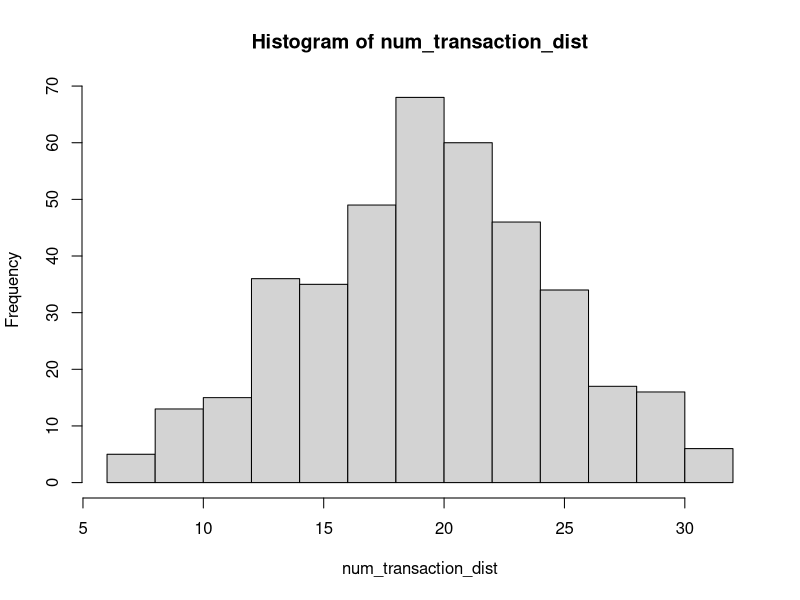
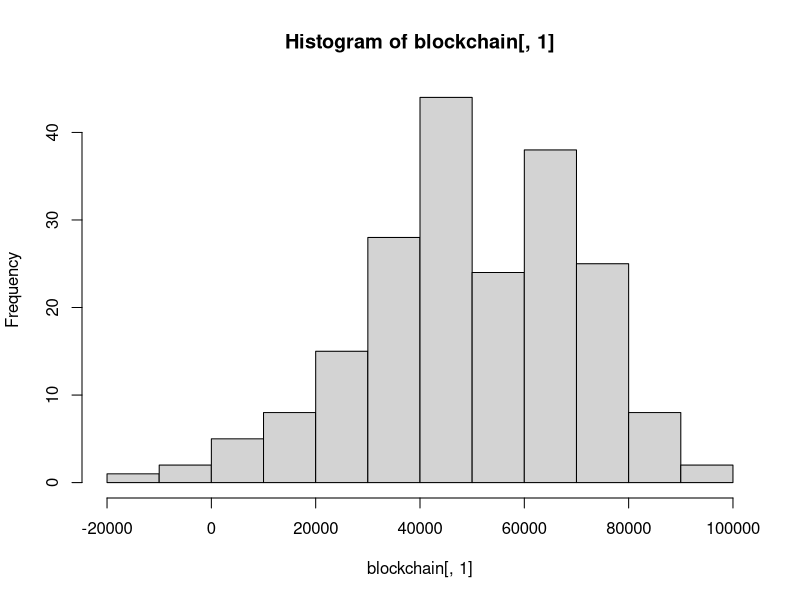

Recreate these plots in R, in order. (Note: a time limit stopped this script after it produced the figures.)
# Monero dynamic blocksize simulator script
# 2017 Gingeropolous

# install.packages("ggplot2")
# install.packages("reshape")

#Only this one is necessary. Tried the above to to try and get some graphs but lost patience. 
# install.packages("digest")

library(digest)
#library(adagio)
# require(ggplot2)
# require(reshape)

setwd("/home/user/Desktop/r-blockchain-sim/")
# sink('blocksim_output.txt')


# PARAMETERS TO MODIFY
tx_mean <- 20 # mean number of transactions to add to txpool during each block
tx_sd <- 5 # standard deviation for that 
# Our Transaction Number Distribution. Just run these lines to see the distribution
num_transaction_dist <- floor(rnorm(400, mean=tx_mean, sd=tx_sd))
hist(num_transaction_dist)

num_blocks <- 720 # Number of blocks to run simulation. 720 = 1 day
default_mult <- 4 # The default fee multiplier
spike_factor <- 3 # The multiplier of simulated transaction spikes that defy the normal distribution
wallet_auto_fee <- FALSE # When I figure out how to code the auto fee I'll play with it

gen_coins <- 14092278e12 # Total generated coins grabbed from moneroblocks.info circa 3/12/2017
plus_one <- FALSE # This triggers the experimental +1 policy, where there is no fee

# Formulas and parameters that can be modified 

ref_base <- 10e12
CRYPTONOTE_BLOCK_GRANTED_FULL_REWARD_ZONE_V2 <- 60000 # new on is 300000, old one is 60000
fee_factor <- 0.004e12

# Write the new start of the blockchain text file
cat(c(date(),"New blockchain run","Number of blocks",num_blocks,"default multiplier",default_mult,"spike factor",spike_factor,"tx_mean",tx_mean,"tx_sd",tx_sd) , file = "live_blockchain.txt", sep = "\n", fill = FALSE, labels = NULL, append = FALSE)


#Formula sources

#From: https://en.wikipedia.org/wiki/Monero_(cryptocurrency)#Features
# max(0.6, floor((tot_coins − gen_coins)*2e−19)*10e−12)
# max(0.6, floor((M − A)×2−19)×10−12) XMR, with M = 264 − 1 and A = 1012 times the amount of XMR already emitted).


#From: http://monero.stackexchange.com/questions/2531/how-does-the-dynamic-fee-calculation-work
#fee = (R/R0) * (M0/M) * F0
#R: base reward
#R0: reference base reward (10 monero)
#M: block size limit
#M0: minimum block size limit (60000)
#F0: 0.002 monero

#From: https://github.com/monero-project/monero/pull/1276/files#diff-1279d7b0ddc432573cd2bd8c6e632c1fR2718
# uint64_t unscaled_fee_per_kb = (DYNAMIC_FEE_PER_KB_BASE_FEE * CRYPTONOTE_BLOCK_GRANTED_FULL_REWARD_ZONE_V2 / median_block_size);

# These shouldn't be modified
size_block_template <- 0 # Don't modify
tot_coins <- 0xffffffffffffffff # Grabbed from moneromooos thing. Hooray R can read this nonsense

# Create a tx_pool, where each transaction is merely identified by the fee multiplier associated with it
# Transactions will be added to the pool by appending to it, so the higher index of the transaction, the newer the transaction
# tx_pool <- c() # should declare empty? screw it, we're not concerned with memory performance
#I think this should be a matrix

tx_pool <- matrix(NA,ncol = 5)

# Tx pool format:
# Col 1: block entered
# Col 2: fee
# Col 3: hash
# Col 4: tx_size, currently fixed, but will at some point be variable
# Col 5: fee multiplier

# Create a blockchain, and boostrap it with a median as pulled from the existing blockchain
blockchain <- matrix(NA,nrow=200, ncol = 10)
blockchain[,1] <- (rnorm(200, mean=51983.5, sd=20000))
hist(blockchain[,1])

# Block header format
# Col 1: block size
# Col 2: Number of transactions
# Col 3: unmodified base reward
# Col 4: Penalty
# Col 5: Total fees
# Col 6: Final block reward
# Col 7: Remaining transaction in txpool
# Col 8: Number transaction entered into pool in this block
# Col 9: Max age of transaction that was added to this block
# Col 10: Median past 100

bcnames <- c("Block Size","Transactions in block","Base Reward","Block Penalty","Fees in Block","Total Block Reward with Fees","Remaining of txs in txpool","Num transactions entered into txpool","Oldest.tx","Median100")

tmpltnames <- c("Blocktime added to txpool","Fee","Hash","Size","Multiplier")


# This is the beginning of the simulated blockchain. It will run num_blocks many times.
for (i in 1:num_blocks) {
  print("Beginning of block loop")
  print(i)
  #Take care of base reward!
  base_reward <-( tot_coins - gen_coins ) * 2^-19 
  if (base_reward < 600000000000) { base_reward <- 600000000000 }
  
  # Lets generate some fake numbers!
  
  # Number of transactions being created by users and added to the txpool in this block
  num_tx <- rnorm(1, mean=tx_mean, sd=tx_sd) # Genernate the number of transactions that are getting into the mempool during this block
  if (num_tx < 0 ) {num_tx <- 0} # If the numberis below 0, then force to 0. Skews the distribution to 0,
  if (i ==1 ) {num_tx <- 10} # Prevents dimension problem if first transaction pool is 0
  
  # A random function to create large influxes of transactions that defy the normal distribution, spike
  
  spike <- runif(1) # Probability of pool dump randomizer, or just large transaction entrance
  if (spike > 0.95 ) {num_tx <- num_tx*spike_factor}
  
  num_tx=floor(num_tx*(1+sin(i/180)))
  
  #pprint("Number of transactions")
  #print(num_tx)
  
  # What is the current size of the transaction pool
  tx_pool_num <- nrow(tx_pool)

  # What is the current median of the last 100 blocks
  size_of_blockchain <- nrow(blockchain)
  last_100 <- c(blockchain[(size_of_blockchain-99):size_of_blockchain],1)
  med_100 <- as.numeric(median(last_100))
  cat(c("Original med_100 calc:",med_100) , file = "live_blockchain.txt", sep = "\n", fill = TRUE, labels = NULL, append = TRUE)
  if (med_100 < CRYPTONOTE_BLOCK_GRANTED_FULL_REWARD_ZONE_V2) {med_100 <- CRYPTONOTE_BLOCK_GRANTED_FULL_REWARD_ZONE_V2}

  #Lets try the per kb fee
  #The one below, as documented on the SE and on bitcointalk, doesn't seem to actually be implemented in the code
  #fee <- (base_reward/ref_base)*(min_block/block_size_limit)*fee_factor  
  #This one seems to be implemented
  # unscaled_fee_per_kb = (DYNAMIC_FEE_PER_KB_BASE_FEE * CRYPTONOTE_BLOCK_GRANTED_FULL_REWARD_ZONE_V2 / median_block_size);
 
  # From jollymorts work: https://github.com/JollyMort/monero-research/blob/master/Monero%20Dynamic%20Block%20Size%20and%20Dynamic%20Minimum%20Fee/Monero%20Dynamic%20Block%20Size%20and%20Dynamic%20Minimum%20Fee%20-%20DRAFT.md
  
  # F_mc = (R / R_0) * (M_0 / M) * F_0
  #where R_0 = 10 monero is the reference base reward, and F_0 = 0.002 monero / kB.
  # where R is the base block reward, B the block size and M the median block size of the last 100 blocks. The penalty doesn't come in effect unless B > M_0, where M_0 = 60000 bytes is the minimum penalty-free block size. Maximum allowed block size is 2 * M, at which the full base block reward is witheld.
  R <- base_reward
  R_0 <- ref_base
  M <- med_100
  M_0 <- CRYPTONOTE_BLOCK_GRANTED_FULL_REWARD_ZONE_V2
  F_0 <- fee_factor
  
  BASE_FEE_PER_KB <- fee_factor
  MIN_BLOCK_SIZE_MEDIAN <- CRYPTONOTE_BLOCK_GRANTED_FULL_REWARD_ZONE_V2
  median_size <- med_100
  subsidy <- base_reward
  REFERENCE_SUBSIDY <- ref_base
  
  #Moneromoooos
  #perkb_fee <- BASE_FEE_PER_KB * MIN_BLOCK_SIZE_MEDIAN / median_size * subsidy / REFERENCE_SUBSIDY
  
  #Jollymorts
  perkb_fee = (R / R_0) * (M_0 / M) * F_0
  
  # perkb_fee <- fee_factor*CRYPTONOTE_BLOCK_GRANTED_FULL_REWARD_ZONE_V2/med_100
  mult <- default_mult
  # Lets try simulating transactions being created during this block    

    for (p in 1:num_tx) {  
    
    # These are some really quanticed transactions!
    tx_size_random <- runif(1) 
    if(tx_size_random <= 0.5) {tx_base <- 12.65
    } else if (tx_size_random > 0.5 && tx_size_random <= 0.75) {tx_base <- 49.89
    } else if (tx_size_random > 0.75 && tx_size_random <= 0.85) {tx_base <- 23.57
    } else if (tx_size_random > 0.85 && tx_size_random <= 0.90) {tx_base <- 17.06
    } else if (tx_size_random > 0.90 && tx_size_random <= 0.98) {tx_base <- 37.58
    } else if (tx_size_random > 0.98 && tx_size_random <= 1.00) {tx_base <- 62.58
    } else {tx_base <- 12.66}
    
    tx_size <- rnorm(1, mean=(tx_base*1024), sd=1024) 
    #hist(rnorm(500, (tx_base*1024), sd=256))
    
    
    if (wallet_auto_fee == TRUE) {
      # skip for now. Need to add back in if tx_pool_size > med_100
    } else {
      transaction <- c(i,mult*perkb_fee*(tx_size/1024),digest(runif(1),algo="md5"),tx_size,mult) # Add the transaction to the mempool, 
      # Where the transaction is identified by the block # its added in, the fee multiplier, a random hash, and the transaction size
      tx_pool <- rbind(tx_pool,transaction) 
    }
  }
  
  # OK, lets try to make a block and add it to the chain and delete the transactions from the transaction pool
  # This is gonna be a bitch
  
  tx_pool_copy <- tx_pool # Lets not mess with the main transaction pool. This is useless. Dunno why I copied.
  block_template <- matrix(NA, ncol = 5)
  # initiate the block template, creating a random hash, and the size comes from 0.0928*1024
  block_template[1,] <- c(i,0,digest(runif(1),algo="md5"),95.0272,0) 
  #print("Before blockfill loop")
  #print(block_template)
  
  countloop <- 0 # Was for debugging how many times the blockfill loop ran
  
  if (nrow(tx_pool_copy) == 0) {print("Tx pool empty") # Empty transactions pools cause the sim to break
    } else {
  
  # blockfill can be found here
  #  https://github.com/monero-project/monero/blob/c642d3224c65c993ded9423358c818b83b7d74b9/src/cryptonote_core/tx_pool.cpp#L609  
  # On review, that algo seems to prioritize by fee and then by age of transaction. 
    
  repeat { # This is the beginning of the block template loop
    countloop <- countloop + 1 # This was for debugging. Shows how many times it takes to fill a block
    size_block_template <- sum(as.numeric(block_template[,4]))
    cat(c("Countloop: ",countloop," Original size_block_template:",size_block_template) , file = "live_blockchain.txt", sep = "\n", fill = TRUE, labels = NULL, append = TRUE)
  # First, we'll see if there are any high fee transactions in the mempool
    
    if (nrow(tx_pool_copy) == 0) { # Introduced because buggy if txpool gets emptied by blockfilling process 
      print("Tx pool empty and detected in blockfill loop")
      break 
      } else {


    # P_current = R * ((B / M) - 1) ^ 2
    
    # Column 6: shows the difference between the current median and the new potential blocksize with the transaction added
    tx_pool_comp <- cbind(tx_pool_copy,c(M-size_block_template))
    # Column 7: This line will calculate P_current if the transaction is added to the block
    # R * ( (B / M) - 1) ^ 2
    tx_pool_comp <- cbind(tx_pool_comp,c(R * ( ( (as.numeric(tx_pool_comp[,4]) + size_block_template) / med_100) -1 ) ^ 2 ))
    # Column 8: This line will calculate the total blockreward if the transaction is added to the block template
    tx_pool_comp <- cbind(tx_pool_comp,c(as.numeric(tx_pool_comp[,2])+base_reward-as.numeric(tx_pool_comp[,7])))
    
    tx_pool_comp <- tx_pool_comp[complete.cases(tx_pool_comp),,drop=FALSE] # Get rid of the goddamned NA
    tx_pool_copy <- tx_pool_copy[complete.cases(tx_pool_copy),,drop=FALSE] # Get rid of the goddamned NA
    
    # For reference
    # P_current = R * ((B / M) - 1) ^ 2
    # F_mc = (R / R_0) * (M_0 / M) * F_0
    # where R_0 = 10 monero is the reference base reward, and F_0 = 0.002 monero / kB.
    # where R is the base block reward, B the block size and M the median block size of the last 100 blocks. The penalty doesn't come in effect unless B > M_0, where M_0 = 60000 bytes is the minimum penalty-free block size. Maximum allowed block size is 2 * M, at which the full base block reward is witheld.
    # This is used in the final if statement. Need to modify to match the other penalize calculation
  
    # TX_POOL_COMP format
    # Col 1: block entered
    # Col 2: fee
    # Col 3: hash
    # Col 4: tx_size
    # Col 5: fee multiplier 
    # Col 6: size difference: Median - new candidate block with this transaction
    # Col 7: P_current if this transaction is added to the current block template
    # Col 8: Total block reward if this transaction is added to block template
    
    #find the highest fee multiplier and subset the pool into a high multiplier pool
    highest_mult <- max(as.numeric(tx_pool_comp[,5])) # find the highest fee MULTIPLIER
    high_mult_index <- c(which(as.numeric(tx_pool_comp[,5]) == highest_mult)) # Get row indexes of all the transactions with this multiplier
    high_mult_pool <- rbind(tx_pool_comp[high_mult_index,]) # Create sub matrix of the high transactions
    block_ordered_pool <- high_mult_pool[sort.list(high_mult_pool[,1]),,drop=FALSE] # Sort the high fee subset by when they were added to the tx pool
    
    # Could be a way to do all this without copying the data. Sort a bunch of vectors or something. 
    
    # Need to use the difference between median and current blocksize to subset pool for candidates and then sort that pool by block age
    
    #cat("TX_POOL_COMP" , file = "live_blockchain.txt", sep = "\n", fill = TRUE, labels = NULL, append = TRUE)
    #write.table(tx_pool_comp, file="live_blockchain.txt", row.names=FALSE, col.names=FALSE, append = TRUE, quote=FALSE, sep = "\t")
    
    if (size_block_template + as.numeric(block_ordered_pool[1,4]) <= med_100) {
      #So this is the easiest. If the block is lower than the median, we just add most recent and highest fee (would be the most profitable)
      #print("First if")
      #print(countloop)
      #print(block_ordered_pool[1,]) # For logging
      print("First if triggered")
      new_transaction <- block_ordered_pool[1,1:5]
      P_current <- 0
      
      } else if (size_block_template + as.numeric(block_ordered_pool[1,4]) > med_100) {
        print("Second if triggered - standard addition goes over median")
        highest_gain <- max(as.numeric(tx_pool_comp[,8]))
        stuff_index <- c(which(as.numeric(tx_pool_comp[,4]) <= as.numeric(tx_pool_comp[,6])))
        if (highest_gain >= 0) {
          print("Second sub-if. A normal ordered transaction can't fit, we can't stuff another in, and there is a high gain transaction")
          high_gain_index <- c(which(as.numeric(tx_pool_comp[,8]) == highest_gain)) # Get row indexes of all the transactions with this gain
          if (length(high_gain_index) > 1) {high_gain_index <- high_gain_index[1]} # In future can make this random but screw it for now
          new_transaction <- tx_pool_comp[high_gain_index,1:5]
          P_current <- as.numeric(tx_pool_comp[high_gain_index,7])
        
        } else if (length(stuff_index >= 1)) {
          print("First sub-if. Things can still fit in the block, just not the one that should go in based on transaction age")
          stuff_pool <- tx_pool_comp[stuff_index,,drop=FALSE] # Extract the transactions that will fit
          block_ordered_stuff <- stuff_pool[sort.list(stuff_pool[,1]),,drop=FALSE] # Sort these based on their block age
          new_transaction <- block_ordered_stuff[1,1:5]
          P_current <- 0
        
        } else {
          print("Break out of blockfill because over median and no gain possible")
          break
      }
    } else { 
      print ("No blockfill conditions met at all")
      break
      }
    
    block_template <- rbind(block_template,new_transaction) # Add a transaction to the block template
    tx_index <- which(tx_pool_copy[,3] == new_transaction[3]) # Use the hash identifier to get index of transaction in original txpool
    tx_pool_copy <- tx_pool_copy[-tx_index,,drop = FALSE] # delete this transaction from the tx_pool_copy, drop=FALSe prevents the fucker from turning into a vector
    
 } # end of second else for the tx_pool being non-empty
 } # This is the end of the Repeat Loop for creating a block template
  } # end of first else for the tx_pool being non-empty
  
    newblocksize <- sum(as.numeric(block_template[,4]))
    newblocktx <- nrow(block_template)
    new_base_reward <- base_reward - P_current
    newblockfees <- sum(as.numeric(block_template[,2]))
    newblockreward <- base_reward - P_current + newblockfees

    
  #print("We made it out of the blockfill loop")
  # Block header format
  # Col 1: block size
  # Col 2: Number of transactions
  # Col 3: unmodified base reward
  # Col 4: Penalty
  # Col 5: Total fees
  # Col 6: Final block reward
  # Col 7: Remaining transaction in txpool
  # Col 8: Number transaction entered into pool in this block
  # Col 9: Max age of transaction that was added to this block
  # Col 10: Median 100
  
  # Lets add a new block to the chain !!!
  
  newblock <- c(newblocksize,newblocktx,new_base_reward,P_current,newblockfees,newblockreward,(nrow(tx_pool_copy)),num_tx,i-min(as.numeric(block_template[,1])),med_100)
  #print(newblock)
  blockchain <- rbind (blockchain,newblock)
  
  colnames(block_template)<-tmpltnames
  
  tx_pool <- tx_pool_copy
  cat("New block being added" , file = "live_blockchain.txt", sep = "\n", fill = FALSE, labels = NULL, append = TRUE)
  cat(c(bcnames,"\n"), file = "live_blockchain.txt", sep = "\t", fill = FALSE, labels = NULL, append = TRUE)
  cat(c(newblock,"\n"), file = "live_blockchain.txt", sep = "\t", fill = FALSE, labels = NULL, append = TRUE)
  cat("Block Template" , file = "live_blockchain.txt", sep = "\n", fill = TRUE, labels = NULL, append = TRUE)
  cat(c(tmpltnames,"\n"), file = "live_blockchain.txt", sep = "\t", fill = TRUE, labels = NULL, append = TRUE)
  write.table(block_template, file="live_blockchain.txt", row.names=FALSE, col.names=FALSE, append = TRUE, quote=FALSE, sep = "\t")
  
  #print("Iteration")
  #print(i)
  #print("New Block Info")
  #print(newblock)
  
  gen_coins <- gen_coins + new_base_reward
  
  # Rest all these variables
  #Sys.sleep(1)
  last <- 200+i
  if (i > 2 && as.numeric(blockchain[last,7]) > 500*(as.numeric(blockchain[last,2]))) 
  {
    print("Tx pool grew to 500 X the most recent number of transactions added to block. Stopping simulation")
    cat(c("Tx pool grew to 500 X the most recent number of transactions added to block. Stopping simulation. Size of tx_pool",nrow(tx_pool_copy)) , file = "live_blockchain.txt", sep = "\n", fill = TRUE, labels = NULL, append = TRUE)
    break
  }
} # End of primary for loop

synth_blockchain <- blockchain[complete.cases(blockchain),]


#matplot(synth_blockchain,type="l",)
#legend("bottom", inset=.05, legend=bcnames, pch=1, col=c(2,4), horiz=FALSE)

nums <- seq(1,nrow(synth_blockchain),1)
#synth_blockchain <- cbind(synth_blockchain,nums)
colnames(synth_blockchain)<-bcnames
bcdf <- data.frame(synth_blockchain,row.names=nums)

#sink()

write.table(bcdf, file = "blockchain.txt", append = FALSE, quote = TRUE, sep = "\t",
            eol = "\n", na = "NA", dec = ".", row.names = FALSE,
            col.names = TRUE, qmethod = c("escape", "double"))

write.table(tx_pool, file = "finaltxpool.txt", append = FALSE, quote = TRUE, sep = "\t",
            eol = "\n", na = "NA", dec = ".", row.names = FALSE,
            col.names = TRUE, qmethod = c("escape", "double"))

#plot(synth_blockchain[,1], type="o", col="blue")
